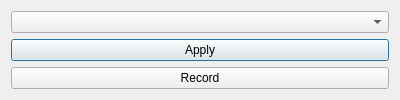
<?xml version="1.0" encoding="UTF-8"?>
<ui version="4.0">
 <class>SettingsDialog</class>
 <widget class="QDialog" name="SettingsDialog">
  <property name="geometry">
   <rect>
    <x>0</x>
    <y>0</y>
    <width>400</width>
    <height>100</height>
   </rect>
  </property>
  <property name="windowTitle">
   <string>ShazamOBS.Settings.DialogTitle</string>
  </property>
  <layout class="QVBoxLayout" name="verticalLayout">
   <item>
    <widget class="QComboBox" name="comboBox">
     <property name="geometry">
      <rect>
       <x>150</x>
       <y>25</y>
       <width>100</width>
       <height>50</height>
      </rect>
     </property>
    </widget>  
   </item> 
   <item>
    <widget class="QPushButton" name="applyButton">
     <property name="text">
      <string>Apply</string>
     </property>
    </widget>
   </item>
   <item>
    <widget class="QPushButton" name="recordButton">
     <property name="text">
      <string>Record</string>
     </property>
    </widget>
   </item>
  </layout>
 </widget>
 <resources>
 </resources>
 <connections>
 </connections>
</ui>
